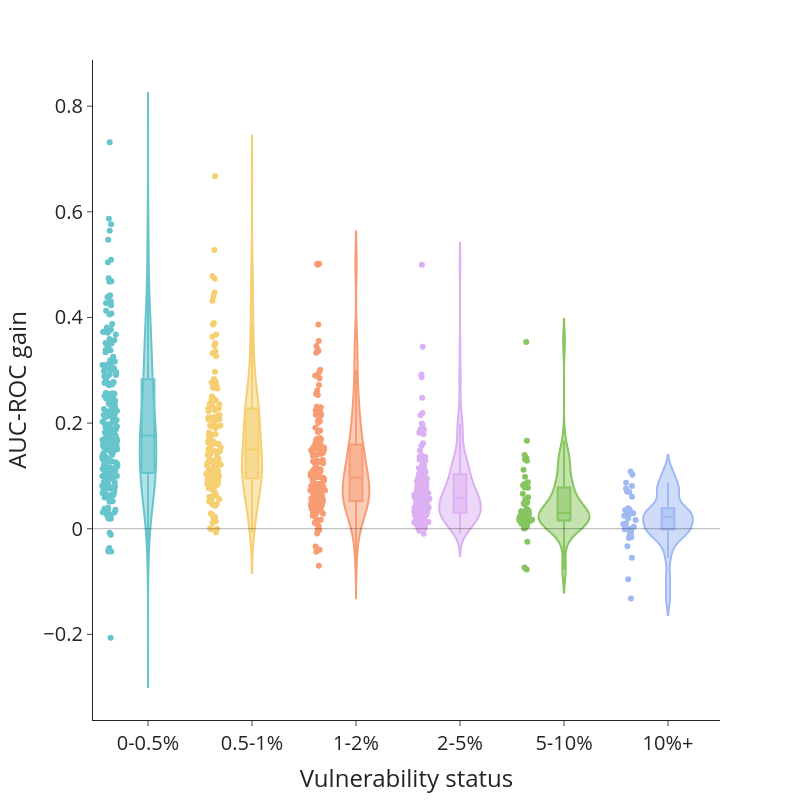

Notebook code for this chart:
### Markdown cell above
#### Plot performance increase vs traits

### Code cell
t = 'prevalence_cat' 

fig = px.violin(relevant_scores_auc, x=t, y="progress", points = 'all', color = t,
                color_discrete_sequence= px.colors.qualitative.Pastel, box = True,
                category_orders={t: ['0-0.5%', '0.5-1%', '1-2%', '2-5%', '5-10%', '10%+']})


fig.update_layout(
    template='simple_white',
    width = 800, height=800,
    yaxis_title=f"AUC-ROC gain",
    xaxis_title="Vulnerability status",
    font=dict(size=20),
    showlegend=False)
    

fig.add_shape(type="line",
    xref="paper",
    x0=0, y0=0,
    x1=1, y1=0,
    line=dict(
        color="black",
        width=1,
    ))

fig.show()

### Figure 1 — Plotly figure (JSON) as saved in the notebook; plotly's stock layout.template omitted (floating-point values rounded to 4 significant figures; data arrays with more than 128 entries replaced by an {"elided": "..."} marker saying what was removed)
{"data": [{"alignmentgroup": "True", "box": {"visible": true}, "hovertemplate": "prevalence_cat=%{x}<br>progress=%{y}<extra></extra>", "legendgroup": "0-0.5%", "marker": {"color": "rgb(102, 197, 204)"}, "name": "0-0.5%", "offsetgroup": "0-0.5%", "orientation": "v", "points": "all", "scalegroup": "True", "showlegend": true, "type": "violin", "x": {"elided": "261 str values"}, "x0": " ", "xaxis": "x", "y": {"elided": "261 float values"}, "y0": " ", "yaxis": "y"}, {"alignmentgroup": "True", "box": {"visible": true}, "hovertemplate": "prevalence_cat=%{x}<br>progress=%{y}<extra></extra>", "legendgroup": "0.5-1%", "marker": {"color": "rgb(246, 207, 113)"}, "name": "0.5-1%", "offsetgroup": "0.5-1%", "orientation": "v", "points": "all", "scalegroup": "True", "showlegend": true, "type": "violin", "x": {"elided": "150 str values"}, "x0": " ", "xaxis": "x", "y": {"elided": "150 float values"}, "y0": " ", "yaxis": "y"}, {"alignmentgroup": "True", "box": {"visible": true}, "hovertemplate": "prevalence_cat=%{x}<br>progress=%{y}<extra></extra>", "legendgroup": "1-2%", "marker": {"color": "rgb(248, 156, 116)"}, "name": "1-2%", "offsetgroup": "1-2%", "orientation": "v", "points": "all", "scalegroup": "True", "showlegend": true, "type": "violin", "x": {"elided": "161 str values"}, "x0": " ", "xaxis": "x", "y": {"elided": "161 float values"}, "y0": " ", "yaxis": "y"}, {"alignmentgroup": "True", "box": {"visible": true}, "hovertemplate": "prevalence_cat=%{x}<br>progress=%{y}<extra></extra>", "legendgroup": "2-5%", "marker": {"color": "rgb(220, 176, 242)"}, "name": "2-5%", "offsetgroup": "2-5%", "orientation": "v", "points": "all", "scalegroup": "True", "showlegend": true, "type": "violin", "x": {"elided": "156 str values"}, "x0": " ", "xaxis": "x", "y": {"elided": "156 float values"}, "y0": " ", "yaxis": "y"}, {"alignmentgroup": "True", "box": {"visible": true}, "hovertemplate": "prevalence_cat=%{x}<br>progress=%{y}<extra></extra>", "legendgroup": "5-10%", "marker": {"color": "rgb(135, 197, 95)"}, "name": "5-10%", "offsetgroup": "5-10%", "orientation": "v", "points": "all", "scalegroup": "True", "showlegend": true, "type": "violin", "x": ["5-10%", "5-10%", "5-10%", "5-10%", "5-10%", "5-10%", "5-10%", "5-10%", "5-10%", "5-10%", "5-10%", "5-10%", "5-10%", "5-10%", "5-10%", "5-10%", "5-10%", "5-10%", "5-10%", "5-10%", "5-10%", "5-10%", "5-10%", "5-10%", "5-10%", "5-10%", "5-10%", "5-10%", "5-10%", "5-10%", "5-10%", "5-10%", "5-10%", "5-10%", "5-10%", "5-10%", "5-10%", "5-10%", "5-10%", "5-10%", "5-10%", "5-10%", "5-10%", "5-10%", "5-10%", "5-10%", "5-10%", "5-10%", "5-10%", "5-10%", "5-10%", "5-10%", "5-10%", "5-10%", "5-10%"], "x0": " ", "xaxis": "x", "y": [0.3534, 0.1667, 0.1396, 0.1338, 0.1315, 0.1309, 0.1286, 0.1116, 0.09849, 0.08778, 0.08522, 0.08252, 0.07847, 0.07796, 0.07752, 0.06615, 0.0594, 0.05565, 0.04969, 0.04804, 0.04629, 0.0384, 0.03416, 0.0332, 0.03296, 0.03282, 0.03068, 0.02962, 0.02849, 0.02832, 0.02575, 0.0242, 0.02265, 0.02229, 0.02213, 0.02013, 0.01979, 0.01973, 0.01878, 0.01721, 0.01681, 0.01545, 0.01401, 0.01324, 0.01231, 0.009396, 0.008142, 0.007079, 0.006708, 0.004964, 0.001338, 0.0004202, -0.02447, -0.07319, -0.07703], "y0": " ", "yaxis": "y"}, {"alignmentgroup": "True", "box": {"visible": true}, "hovertemplate": "prevalence_cat=%{x}<br>progress=%{y}<extra></extra>", "legendgroup": "10%+", "marker": {"color": "rgb(158, 185, 243)"}, "name": "10%+", "offsetgroup": "10%+", "orientation": "v", "points": "all", "scalegroup": "True", "showlegend": true, "type": "violin", "x": ["10%+", "10%+", "10%+", "10%+", "10%+", "10%+", "10%+", "10%+", "10%+", "10%+", "10%+", "10%+", "10%+", "10%+", "10%+", "10%+", "10%+", "10%+", "10%+", "10%+", "10%+", "10%+", "10%+", "10%+", "10%+", "10%+", "10%+", "10%+", "10%+", "10%+", "10%+", "10%+", "10%+", "10%+"], "x0": " ", "xaxis": "x", "y": [0.1081, 0.102, 0.08725, 0.08111, 0.07562, 0.07054, 0.06933, 0.06033, 0.03893, 0.03541, 0.03529, 0.03518, 0.03104, 0.02945, 0.02798, 0.02745, 0.02482, 0.01953, 0.01663, 0.009707, 0.009069, 0.003636, -0.0001913, -0.0002573, -0.0007793, -0.001354, -0.007315, -0.01164, -0.01543, -0.01759, -0.03304, -0.05494, -0.09562, -0.1321], "y0": " ", "yaxis": "y"}], "layout": {"font": {"size": 20}, "height": 800, "legend": {"title": {"text": "prevalence_cat"}, "tracegroupgap": 0}, "margin": {"t": 60}, "shapes": [{"line": {"color": "black", "width": 1}, "type": "line", "x0": 0, "x1": 1, "xref": "paper", "y0": 0, "y1": 0}], "showlegend": false, "violinmode": "overlay", "width": 800, "xaxis": {"anchor": "y", "categoryarray": ["0-0.5%", "0.5-1%", "1-2%", "2-5%", "5-10%", "10%+"], "categoryorder": "array", "domain": [0, 1], "title": {"text": "Vulnerability status"}}, "yaxis": {"anchor": "x", "domain": [0, 1], "title": {"text": "AUC-ROC gain"}}}}
